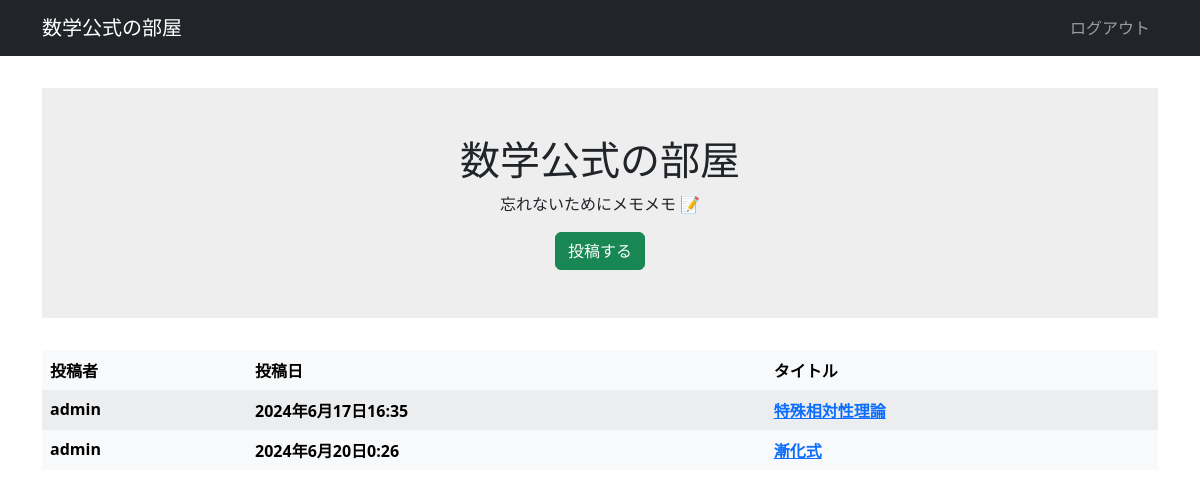
The app's page / (signed in) with its own data.
### helloworld/models.py (models this page shows, shortened)
class Helloworld(models.Model):
    title = models.CharField('タイトル', max_length=128)
    code = models.TextField('数式', blank=True)
    description = models.TextField('説明', blank=True)
    created_by = models.ForeignKey(settings.AUTH_USER_MODEL,
                                   verbose_name='投稿者',
                                   on_delete=models.CASCADE)
    created_at = models.DateTimeField('投稿日', auto_now_add=True)
    updated_at = models.DateTimeField('更新日', auto_now=True)

### helloworld/views.py (the view)
# urls.py: path('', top, name='top'),
def top(request):
    snippets = Helloworld.objects.all() # Snippetの一覧を取得
    context = {'snippets': snippets}
    return render(request, 'snippets/top.html', context)

### helloworld/templates/snippets/top.html
{% extends 'base.html' %}
{% block main %}
<div class="welcome">
    <h1 class="title">数学公式の部屋</h1>
    <p class="subtitle">忘れないためにメモメモ 📝 </p>
    {% if user.is_authenticated %}
    <a class="btn btn-success" href="{% url 'snippet_new' %}">投稿する</a>
    {% else %}
    <p>投稿するにはログインまたは会員登録が必要です．</p>
    <div style="display: flex;">
        <a style="margin: 10px;" class="btn btn-success" href="{% url 'login' %}">ログイン</a>
        <a style="margin: 10px;" class="btn btn-success" href="{% url 'signup' %}">会員登録</a>
    </div>
    {% endif %}
</div>
{% if snippets %}
<table class="table table-light table-striped table-borderless">
    <thead>
    <tr>
        <th>投稿者</th>
        <th>投稿日</th>
        <th>タイトル</th>
    </tr>
    </thead>
    <tbody>
    {% for snippet in snippets %}
    <tr>
        <th>{{ snippet.created_by.username }}</th>
        <th>{{ snippet.created_at }}</th>
        <th><a href="{% url 'snippet_detail' snippet.id %}">{{ snippet.title }}</a></th>
    </tr>
    {% endfor %}
    </tbody>
</table>
{% else %}
<p>投稿はありません．</p>
{% endif %}
{% endblock %}

### helloworld/static/snippets/css/style.css (style rules this page uses)
.welcome { padding: 3rem 0; margin-bottom: 2rem; background-color: #eee; align-items: center; display: flex; flex-direction: column; }

### records on screen
Helloworld: created_by.username "admin", created_at "2024年6月17日16:35", title "特殊相対性理論"
Helloworld: created_by.username "admin", created_at "2024年6月20日0:26", title "漸化式"
